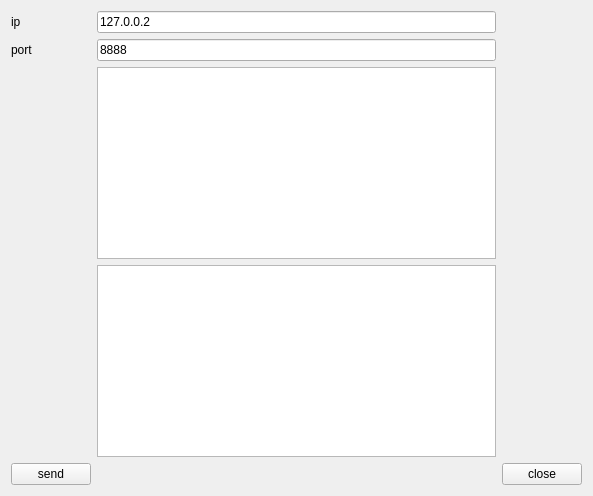
<?xml version="1.0" encoding="UTF-8"?>
<ui version="4.0">
 <class>Form</class>
 <widget class="QWidget" name="Form">
  <property name="geometry">
   <rect>
    <x>0</x>
    <y>0</y>
    <width>593</width>
    <height>496</height>
   </rect>
  </property>
  <property name="windowTitle">
   <string>Form</string>
  </property>
  <layout class="QGridLayout" name="gridLayout">
   <item row="0" column="0">
    <widget class="QLabel" name="label">
     <property name="text">
      <string>ip</string>
     </property>
    </widget>
   </item>
   <item row="0" column="1">
    <widget class="QLineEdit" name="lineEditip">
     <property name="text">
      <string>127.0.0.2</string>
     </property>
    </widget>
   </item>
   <item row="1" column="0">
    <widget class="QLabel" name="label_2">
     <property name="text">
      <string>port</string>
     </property>
    </widget>
   </item>
   <item row="1" column="1">
    <widget class="QLineEdit" name="lineEditport">
     <property name="text">
      <string>8888</string>
     </property>
    </widget>
   </item>
   <item row="2" column="1">
    <widget class="QTextEdit" name="textEditRead">
     <property name="readOnly">
      <bool>true</bool>
     </property>
    </widget>
   </item>
   <item row="3" column="1">
    <widget class="QTextEdit" name="textEditWrite"/>
   </item>
   <item row="4" column="0">
    <widget class="QPushButton" name="pushButtonsend">
     <property name="text">
      <string>send</string>
     </property>
    </widget>
   </item>
   <item row="4" column="1">
    <spacer name="horizontalSpacer">
     <property name="orientation">
      <enum>Qt::Horizontal</enum>
     </property>
     <property name="sizeHint" stdset="0">
      <size>
       <width>410</width>
       <height>20</height>
      </size>
     </property>
    </spacer>
   </item>
   <item row="4" column="2">
    <widget class="QPushButton" name="pushButtonclose">
     <property name="text">
      <string>close</string>
     </property>
    </widget>
   </item>
  </layout>
 </widget>
 <resources/>
 <connections/>
</ui>
